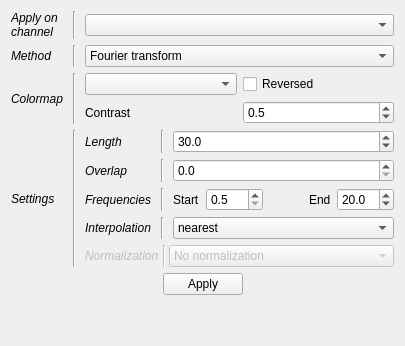
                 <widget class="QWidget" name="_spec_page">
                  <layout class="QVBoxLayout" name="verticalLayout_35">
                   <item>
                    <layout class="QGridLayout" name="gridLayout_4">
                     <property name="topMargin">
                      <number>0</number>
                     </property>
                     <item row="1" column="2">
                      <widget class="QComboBox" name="_PanSpecMethod">
                       <property name="toolTip">
                        <string>&lt;html&gt;&lt;head/&gt;&lt;body&gt;&lt;p&gt;Computation method for the spectrogram&lt;/p&gt;&lt;/body&gt;&lt;/html&gt;</string>
                       </property>
                       <item>
                        <property name="text">
                         <string>Fourier transform</string>
                        </property>
                       </item>
                       <item>
                        <property name="text">
                         <string>Wavelet</string>
                        </property>
                       </item>
                       <item>
                        <property name="text">
                         <string>Multitaper</string>
                        </property>
                       </item>
                      </widget>
                     </item>
                     <item row="0" column="0">
                      <widget class="QLabel" name="label_54">
                       <property name="font">
                        <font>
                         <italic>true</italic>
                        </font>
                       </property>
                       <property name="text">
                        <string>Apply on
channel</string>
                       </property>
                      </widget>
                     </item>
                     <item row="1" column="1">
                      <widget class="Line" name="line_17">
                       <property name="minimumSize">
                        <size>
                         <width>10</width>
                         <height>0</height>
                        </size>
                       </property>
                       <property name="orientation">
                        <enum>Qt::Vertical</enum>
                       </property>
                      </widget>
                     </item>
                     <item row="1" column="0">
                      <widget class="QLabel" name="label_73">
                       <property name="font">
                        <font>
                         <italic>true</italic>
                        </font>
                       </property>
                       <property name="text">
                        <string>Method</string>
                       </property>
                      </widget>
                     </item>
                     <item row="2" column="1">
                      <widget class="Line" name="line_18">
                       <property name="minimumSize">
                        <size>
                         <width>10</width>
                         <height>0</height>
                        </size>
                       </property>
                       <property name="orientation">
                        <enum>Qt::Vertical</enum>
                       </property>
                      </widget>
                     </item>
                     <item row="3" column="0">
                      <widget class="QLabel" name="label_55">
                       <property name="font">
                        <font>
                         <italic>true</italic>
                        </font>
                       </property>
                       <property name="text">
                        <string>Settings</string>
                       </property>
                      </widget>
                     </item>
                     <item row="3" column="1">
                      <widget class="Line" name="line_29">
                       <property name="minimumSize">
                        <size>
                         <width>10</width>
                         <height>0</height>
                        </size>
                       </property>
                       <property name="orientation">
                        <enum>Qt::Vertical</enum>
                       </property>
                      </widget>
                     </item>
                     <item row="0" column="2">
                      <widget class="QComboBox" name="_PanSpecChan">
                       <property name="toolTip">
                        <string>&lt;html&gt;&lt;head/&gt;&lt;body&gt;&lt;p&gt;Select the channel on which to compute the spectrogram&lt;/p&gt;&lt;/body&gt;&lt;/html&gt;</string>
                       </property>
                      </widget>
                     </item>
                     <item row="0" column="1">
                      <widget class="Line" name="line_8">
                       <property name="minimumSize">
                        <size>
                         <width>10</width>
                         <height>0</height>
                        </size>
                       </property>
                       <property name="orientation">
                        <enum>Qt::Vertical</enum>
                       </property>
                      </widget>
                     </item>
                     <item row="2" column="0">
                      <widget class="QLabel" name="label_29">
                       <property name="font">
                        <font>
                         <italic>true</italic>
                        </font>
                       </property>
                       <property name="text">
                        <string>Colormap</string>
                       </property>
                      </widget>
                     </item>
                     <item row="2" column="2">
                      <layout class="QGridLayout" name="gridLayout_6">
                       <item row="0" column="0">
                        <widget class="QComboBox" name="_PanSpecCmap">
                         <property name="toolTip">
                          <string>&lt;html&gt;&lt;head/&gt;&lt;body&gt;&lt;p&gt;Colormap for the spectrogram&lt;/p&gt;&lt;/body&gt;&lt;/html&gt;</string>
                         </property>
                        </widget>
                       </item>
                       <item row="0" column="1">
                        <widget class="QCheckBox" name="_PanSpecCmapInv">
                         <property name="text">
                          <string>Reversed</string>
                         </property>
                        </widget>
                       </item>
                       <item row="1" column="0">
                        <widget class="QLabel" name="label_24">
                         <property name="text">
                          <string>Contrast</string>
                         </property>
                        </widget>
                       </item>
                       <item row="1" column="1">
                        <widget class="QDoubleSpinBox" name="_PanSpecCon">
                         <property name="toolTip">
                          <string>&lt;html&gt;&lt;head/&gt;&lt;body&gt;&lt;p&gt;Change the contrast of the spectrogram&lt;/p&gt;&lt;/body&gt;&lt;/html&gt;</string>
                         </property>
                         <property name="decimals">
                          <number>1</number>
                         </property>
                         <property name="minimum">
                          <double>0.000000000000000</double>
                         </property>
                         <property name="maximum">
                          <double>1.000000000000000</double>
                         </property>
                         <property name="singleStep">
                          <double>0.100000000000000</double>
                         </property>
                         <property name="value">
                          <double>0.500000000000000</double>
                         </property>
                        </widget>
                       </item>
                      </layout>
                     </item>
                     <item row="3" column="2">
                      <layout class="QGridLayout" name="gridLayout_12">
                       <item row="5" column="2">
                        <spacer name="horizontalSpacer">
                         <property name="orientation">
                          <enum>Qt::Horizontal</enum>
                         </property>
                         <property name="sizeHint" stdset="0">
                          <size>
                           <width>40</width>
                           <height>0</height>
                          </size>
                         </property>
                        </spacer>
                       </item>
                       <item row="0" column="1">
                        <widget class="Line" name="line_31">
                         <property name="minimumSize">
                          <size>
                           <width>10</width>
                           <height>0</height>
                          </size>
                         </property>
                         <property name="orientation">
                          <enum>Qt::Vertical</enum>
                         </property>
                        </widget>
                       </item>
                       <item row="3" column="0">
                        <widget class="QLabel" name="label_74">
                         <property name="font">
                          <font>
                           <italic>true</italic>
                          </font>
                         </property>
                         <property name="text">
                          <string>Interpolation</string>
                         </property>
                        </widget>
                       </item>
                       <item row="3" column="2">
                        <widget class="QComboBox" name="_PanSpecInterp">
                         <property name="toolTip">
                          <string>&lt;html&gt;&lt;head/&gt;&lt;body&gt;&lt;p&gt;Select to channel used for the spectrogram&lt;/p&gt;&lt;/body&gt;&lt;/html&gt;</string>
                         </property>
                         <item>
                          <property name="text">
                           <string>nearest</string>
                          </property>
                         </item>
                         <item>
                          <property name="text">
                           <string>bilinear</string>
                          </property>
                         </item>
                         <item>
                          <property name="text">
                           <string>gaussian</string>
                          </property>
                         </item>
                         <item>
                          <property name="text">
                           <string>hanning</string>
                          </property>
                         </item>
                         <item>
                          <property name="text">
                           <string>hamming</string>
                          </property>
                         </item>
                         <item>
                          <property name="text">
                           <string>kaiser</string>
                          </property>
                         </item>
                         <item>
                          <property name="text">
                           <string>quadric</string>
                          </property>
                         </item>
                         <item>
                          <property name="text">
                           <string>bicubic</string>
                          </property>
                         </item>
                         <item>
                          <property name="text">
                           <string>bessel</string>
                          </property>
                         </item>
                         <item>
                          <property name="text">
                           <string>blackman</string>
                          </property>
                         </item>
                        </widget>
                       </item>
                       <item row="1" column="0">
                        <widget class="QLabel" name="label_15">
                         <property name="font">
                          <font>
                           <italic>true</italic>
                          </font>
                         </property>
                         <property name="text">
                          <string>Overlap</string>
                         </property>
                        </widget>
                       </item>
                       <item row="0" column="2">
                        <widget class="QDoubleSpinBox" name="_PanSpecNfft">
                         <property name="toolTip">
                          <string>&lt;html&gt;&lt;head/&gt;&lt;body&gt;&lt;p&gt;Length of each time window for computing the spectrogram&lt;/p&gt;&lt;/body&gt;&lt;/html&gt;</string>
                         </property>
                         <property name="decimals">
                          <number>1</number>
                         </property>
                         <property name="minimum">
                          <double>0.100000000000000</double>
                         </property>
                         <property name="maximum">
                          <double>1000.000000000000000</double>
                         </property>
                         <property name="value">
                          <double>30.000000000000000</double>
                         </property>
                        </widget>
                       </item>
                       <item row="3" column="1">
                        <widget class="Line" name="line_34">
                         <property name="minimumSize">
                          <size>
                           <width>10</width>
                           <height>0</height>
                          </size>
                         </property>
                         <property name="orientation">
                          <enum>Qt::Vertical</enum>
                         </property>
                        </widget>
                       </item>
                       <item row="1" column="2">
                        <widget class="QDoubleSpinBox" name="_PanSpecStep">
                         <property name="toolTip">
                          <string>&lt;html&gt;&lt;head/&gt;&lt;body&gt;&lt;p&gt;Overlap between each consecutive windows (e.g 0 mean no overlap and 0,50 mean 50% overlap)&lt;/p&gt;&lt;/body&gt;&lt;/html&gt;</string>
                         </property>
                         <property name="decimals">
                          <number>1</number>
                         </property>
                         <property name="maximum">
                          <double>0.800000000000000</double>
                         </property>
                         <property name="singleStep">
                          <double>0.100000000000000</double>
                         </property>
                         <property name="value">
                          <double>0.000000000000000</double>
                         </property>
                        </widget>
                       </item>
                       <item row="1" column="1">
                        <widget class="Line" name="line_32">
                         <property name="minimumSize">
                          <size>
                           <width>10</width>
                           <height>0</height>
                          </size>
                         </property>
                         <property name="orientation">
                          <enum>Qt::Vertical</enum>
                         </property>
                        </widget>
                       </item>
                       <item row="2" column="2">
                        <layout class="QHBoxLayout" name="horizontalLayout_24">
                         <item>
                          <widget class="QLabel" name="label_16">
                           <property name="text">
                            <string>Start</string>
                           </property>
                          </widget>
                         </item>
                         <item>
                          <widget class="QDoubleSpinBox" name="_PanSpecFstart">
                           <property name="toolTip">
                            <string>&lt;html&gt;&lt;head/&gt;&lt;body&gt;&lt;p&gt;Starting frequency for the spectrogram&lt;/p&gt;&lt;/body&gt;&lt;/html&gt;</string>
                           </property>
                           <property name="decimals">
                            <number>1</number>
                           </property>
                           <property name="minimum">
                            <double>0.500000000000000</double>
                           </property>
                           <property name="maximum">
                            <double>190.000000000000000</double>
                           </property>
                          </widget>
                         </item>
                         <item>
                          <spacer name="horizontalSpacer_7">
                           <property name="orientation">
                            <enum>Qt::Horizontal</enum>
                           </property>
                           <property name="sizeHint" stdset="0">
                            <size>
                             <width>40</width>
                             <height>20</height>
                            </size>
                           </property>
                          </spacer>
                         </item>
                         <item>
                          <widget class="QLabel" name="label_17">
                           <property name="text">
                            <string>End</string>
                           </property>
                          </widget>
                         </item>
                         <item>
                          <widget class="QDoubleSpinBox" name="_PanSpecFend">
                           <property name="toolTip">
                            <string>&lt;html&gt;&lt;head/&gt;&lt;body&gt;&lt;p&gt;Ending frequency for the spectrogram&lt;/p&gt;&lt;/body&gt;&lt;/html&gt;</string>
                           </property>
                           <property name="decimals">
                            <number>1</number>
                           </property>
                           <property name="minimum">
                            <double>0.100000000000000</double>
                           </property>
                           <property name="maximum">
                            <double>200.000000000000000</double>
                           </property>
                           <property name="value">
                            <double>20.000000000000000</double>
                           </property>
                          </widget>
                         </item>
                        </layout>
                       </item>
                       <item row="0" column="0">
                        <widget class="QLabel" name="label_14">
                         <property name="font">
                          <font>
                           <italic>true</italic>
                          </font>
                         </property>
                         <property name="text">
                          <string>Length</string>
                         </property>
                        </widget>
                       </item>
                       <item row="2" column="1">
                        <widget class="Line" name="line_33">
                         <property name="minimumSize">
                          <size>
                           <width>10</width>
                           <height>0</height>
                          </size>
                         </property>
                         <property name="orientation">
                          <enum>Qt::Vertical</enum>
                         </property>
                        </widget>
                       </item>
                       <item row="2" column="0">
                        <widget class="QLabel" name="label_32">
                         <property name="font">
                          <font>
                           <italic>true</italic>
                          </font>
                         </property>
                         <property name="text">
                          <string>Frequencies</string>
                         </property>
                        </widget>
                       </item>
                       <item row="4" column="0" colspan="3">
                        <widget class="QWidget" name="_PanSpecNormW" native="true">
                         <property name="enabled">
                          <bool>false</bool>
                         </property>
                         <property name="minimumSize">
                          <size>
                           <width>0</width>
                           <height>20</height>
                          </size>
                         </property>
                         <layout class="QGridLayout" name="gridLayout_5">
                          <property name="leftMargin">
                           <number>0</number>
                          </property>
                          <property name="topMargin">
                           <number>0</number>
                          </property>
                          <property name="rightMargin">
                           <number>0</number>
                          </property>
                          <property name="bottomMargin">
                           <number>0</number>
                          </property>
                          <property name="spacing">
                           <number>0</number>
                          </property>
                          <item row="0" column="1">
                           <widget class="Line" name="line_35">
                            <property name="minimumSize">
                             <size>
                              <width>10</width>
                              <height>0</height>
                             </size>
                            </property>
                            <property name="orientation">
                             <enum>Qt::Vertical</enum>
                            </property>
                           </widget>
                          </item>
                          <item row="0" column="2">
                           <widget class="QComboBox" name="_PanSpecNorm">
                            <property name="toolTip">
                             <string>&lt;html&gt;&lt;head/&gt;&lt;body&gt;&lt;p&gt;Select to channel used for the spectrogram&lt;/p&gt;&lt;/body&gt;&lt;/html&gt;</string>
                            </property>
                            <item>
                             <property name="text">
                              <string>No normalization</string>
                             </property>
                            </item>
                            <item>
                             <property name="text">
                              <string>Subtract the mean</string>
                             </property>
                            </item>
                            <item>
                             <property name="text">
                              <string>Divide by the mean</string>
                             </property>
                            </item>
                            <item>
                             <property name="text">
                              <string>Subtract then divide by the mean</string>
                             </property>
                            </item>
                            <item>
                             <property name="text">
                              <string>Z-score</string>
                             </property>
                            </item>
                           </widget>
                          </item>
                          <item row="0" column="0">
                           <widget class="QLabel" name="label_75">
                            <property name="font">
                             <font>
                              <italic>true</italic>
                             </font>
                            </property>
                            <property name="text">
                             <string>Normalization</string>
                            </property>
                           </widget>
                          </item>
                          <item row="1" column="2">
                           <spacer name="horizontalSpacer_27">
                            <property name="orientation">
                             <enum>Qt::Horizontal</enum>
                            </property>
                            <property name="sizeHint" stdset="0">
                             <size>
                              <width>40</width>
                              <height>0</height>
                             </size>
                            </property>
                           </spacer>
                          </item>
                         </layout>
                        </widget>
                       </item>
                      </layout>
                     </item>
                    </layout>
                   </item>
                   <item>
                    <layout class="QHBoxLayout" name="horizontalLayout_25">
                     <item>
                      <spacer name="horizontalSpacer_10">
                       <property name="orientation">
                        <enum>Qt::Horizontal</enum>
                       </property>
                       <property name="sizeHint" stdset="0">
                        <size>
                         <width>40</width>
                         <height>20</height>
                        </size>
                       </property>
                      </spacer>
                     </item>
                     <item>
                      <widget class="QPushButton" name="_PanSpecApply">
                       <property name="toolTip">
                        <string>&lt;html&gt;&lt;head/&gt;&lt;body&gt;&lt;p&gt;Compute the spectrogram on the selected channel and using the time length, overlap, [fstart, fend], colormap and contrast.&lt;/p&gt;&lt;/body&gt;&lt;/html&gt;</string>
                       </property>
                       <property name="text">
                        <string>Apply</string>
                       </property>
                      </widget>
                     </item>
                     <item>
                      <spacer name="horizontalSpacer_11">
                       <property name="orientation">
                        <enum>Qt::Horizontal</enum>
                       </property>
                       <property name="sizeHint" stdset="0">
                        <size>
                         <width>40</width>
                         <height>20</height>
                        </size>
                       </property>
                      </spacer>
                     </item>
                    </layout>
                   </item>
                   <item>
                    <spacer name="verticalSpacer_15">
                     <property name="orientation">
                      <enum>Qt::Vertical</enum>
                     </property>
                     <property name="sizeHint" stdset="0">
                      <size>
                       <width>20</width>
                       <height>40</height>
                      </size>
                     </property>
                    </spacer>
                   </item>
                  </layout>
                 </widget>
